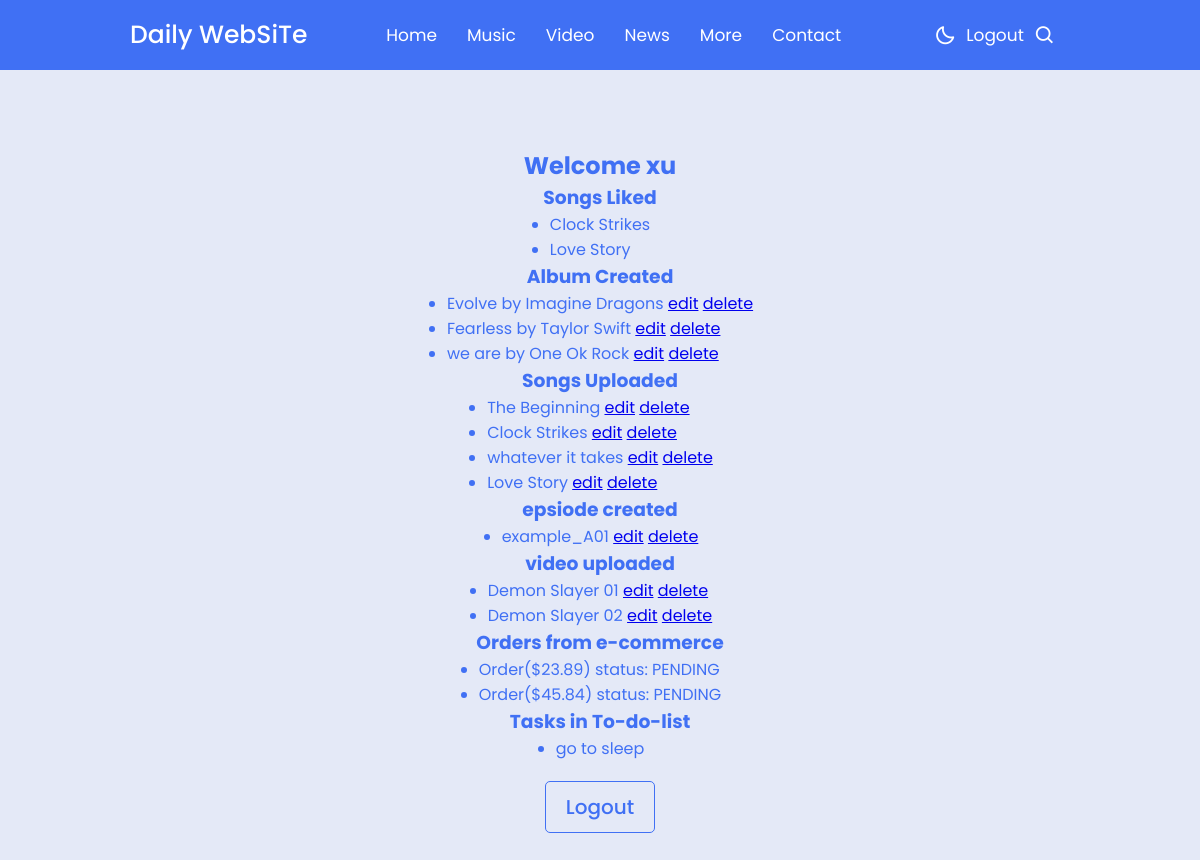
The page /user/1 on the database as committed earlier.
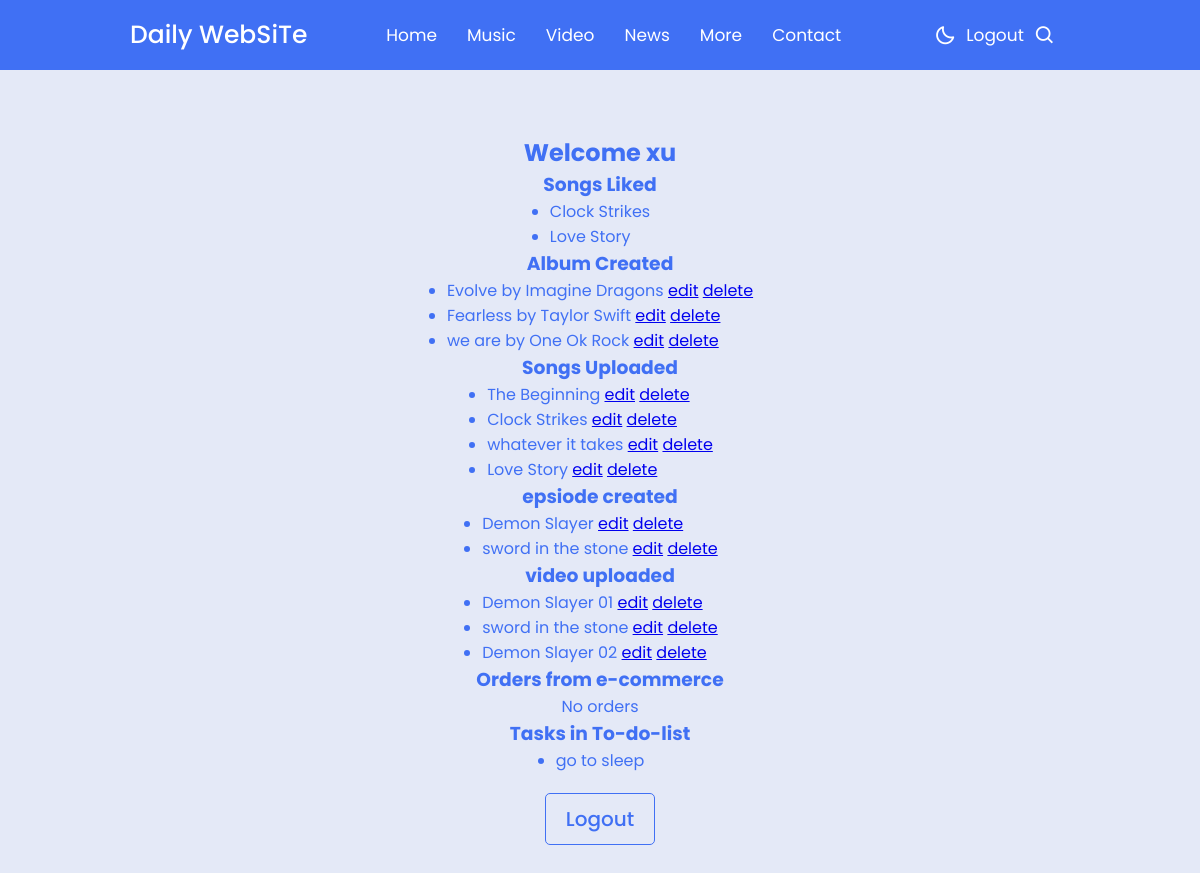
The same page on the database as committed later.
### MyApp/models.py (models this page shows, shortened)
class Like(models.Model):
    Song = models.ForeignKey(Song, on_delete=models.CASCADE)
    user = models.ForeignKey(User, on_delete=models.CASCADE)
    is_private = models.BooleanField(default=True)

class Song(models.Model):
    title = models.CharField(max_length=100)
    artist = models.CharField(max_length=100)
    file = models.FileField(upload_to='songs/')
    cover = models.ImageField(upload_to='Song_covers/', default='Song_cover/default.jpg')
    uploader = models.ForeignKey(User, on_delete=models.CASCADE)
    albums = models.ManyToManyField(Album, related_name='songs', blank=True)
    likes = models.ManyToManyField(User, through='Like', related_name='liked_songs')
    def __str__(self):
        return self.title

class Album(models.Model):
    artist = models.CharField(max_length=250)
    album_title = models.CharField(max_length=500)
    A_cover = models.ImageField(upload_to='Song_covers/', default='Song_cover/default.jpg')
    uploader = models.ForeignKey(User, on_delete=models.CASCADE,default='1')
    class Meta:
        ordering = ['album_title']

class Episode(models.Model):
    ANIME = 'Anime'
    TV_SERIES = 'TV Series'
    MOVIES = 'Movies'
    DOCUMENTARIES = 'Documentaries'
    CATEGORY_CHOICES = (
        (ANIME, 'Anime'),
        (TV_SERIES, 'TV Series'),
        (MOVIES, 'Movies'),
        (DOCUMENTARIES, 'Documentaries'),
    )
    title = models.CharField(max_length=500)
    cover = models.ImageField(upload_to='episode_covers/', default='episode_covers/default.jpg')
    uploader = models.ForeignKey(User, on_delete=models.CASCADE, default=1)
    description = models.TextField(blank=True)
    updated_at = models.DateTimeField(auto_now=True)
    category = models.CharField(max_length=20, choices=CATEGORY_CHOICES, default=MOVIES)
    class Meta:
        ordering = ['title']

class Video(models.Model):
    title = models.CharField(max_length=100)
    file = models.FileField(upload_to='videos/')
    uploader = models.ForeignKey(User, on_delete=models.CASCADE)
    episode = models.ManyToManyField(Episode, related_name='videos', blank=True)
    updated_at = models.DateTimeField(auto_now=True)
    episode_number = models.PositiveSmallIntegerField(default=1)
    class Meta:
        ordering = ['episode_number']

### ecommerce/models.py (models this page shows)
class Order(models.Model):
    STATUS_CHOICES = [
        ('PENDING', 'Pending'),
        ('PROCESSING', 'Processing'),
        ('SHIPPED', 'Shipped'),
        ('DELIVERED', 'Delivered'),
        ('CANCELLED', 'Cancelled'),
    ]
    user = models.ForeignKey(User, on_delete=models.CASCADE)
    customer_name = models.CharField(max_length=255)
    customer_email = models.EmailField()
    shipping_address = models.CharField(max_length=255)
    billing_address = models.CharField(max_length=255)
    total_price = models.DecimalField(max_digits=10, decimal_places=2)
    created_at = models.DateTimeField(auto_now_add=True)
    updated_at = models.DateTimeField(auto_now=True)
    status = models.CharField(max_length=255, choices=STATUS_CHOICES, default='PENDING')

### To_Do_List/models.py (models this page shows)
class Task(models.Model):
    user = models.ForeignKey(User,on_delete=models.CASCADE, null=True, blank=True)
    title = models.CharField(max_length=200)
    description = models.TextField(null=True, blank=True)
    complete= models.BooleanField(default=False)
    created= models.DateTimeField(auto_now_add=True)
    def __str__(self):
        return self.title
    class Meta:
        ordering = ['complete', 'created']

### MyApp/views.py (the view)
# urls.py: path('user/<int:user_id>',views.user,name='user'),
def user(request, user_id):
    user = User.objects.get(id=user_id)
    albums = Album.objects.filter(uploader=user_id)
    songs = Song.objects.filter(uploader=user_id)
    likes = Like.objects.filter(user=user_id)
    episodes = Episode.objects.filter(uploader=user)
    videos = Video.objects.filter(uploader=user)
    orders = Order.objects.filter(user=user_id)
    tasks = Task.objects.filter(user=user_id, complete=False)
    return render(request, 'user.html', {'user': user, 'albums': albums, 'songs': songs,
                                         'likes': likes, 'episodes': episodes, 'videos': videos,
                                         'orders': orders,'tasks': tasks})

### temp/user.html (shortened to what this page needs)
{% load static %}
<!DOCTYPE html>
<html lang="en">
<head>
    <link rel="stylesheet" href="{% static 'style.css' %}">
    <link rel="stylesheet" href="{% static 'swiper-bundle.min.css' %}" />
    <link rel="stylesheet" href="{% static 'index_front_page/Hstyle.css' %}" />
    <link href='https://unpkg.com/boxicons@2.1.1/css/boxicons.min.css' rel='stylesheet'>
</head>
<body>
    <nav>
        <div class="nav-bar">
            <span class="logo navLogo"><a href="{% url 'MyApp:index' %}">Daily WebSiTe</a></span>
            <div class="menu">
                <ul class="nav-links">
                    <li><a href="{% url 'MyApp:index' %}">Home</a></li>
                    <li><a href="{% url 'MyApp:music_index' %}">Music</a></li>
                    <li><a href="{% url 'MyApp:video_index' %}">Video</a></li>
                    <li><a href="{% url 'MyApp:news_page' %}">News</a></li>
                    <li><a href="{% url 'MyApp:more_list' %}">More</a></li>
                    <li><a href="{% url 'MyApp:contact' %}">Contact</a></li>
                </ul>
            </div>
            <div class="darkLight-searchBox">
                <div class="dark-light">
                    <i class='bx bx-moon moon'></i>
                </div>
                <div class="user">
                        <a href="{% url 'MyApp:logout' %}">Logout</a>
                </div>
                <div class="searchBox">
                   <div class="searchToggle">
                    <i class='bx bx-search search'></i>
                   </div>
                </div>
            </div>
        </div>
    </nav>
    <section class="S1" style="margin-top: 90px;">
        <div class="TXT1">
            <h1>Welcome {{ user.username }}</h1>
            <h3>Songs Liked</h3>
            {% if likes.all %}
                <ul>
                    {% for like in likes.all %}
                        <li>{{ like.Song }}</li>
                    {% endfor %}
                </ul>
            {% else %}
                <p>No liked songs</p>
            {% endif %}
            <h3>Album Created</h3>
            {% if albums.all %}
                <ul>
                    {% for album in  albums %}
                <li>{{ album.album_title }} by {{ album.artist }}      <a href="{% url 'MyApp:album_edit' album.id %}">edit</a>    <a href="{% url 'MyApp:album_delete' album.id %}">delete</a></li>
                {% endfor %}
            </ul>
            {% else %}
            <p>No albums found</p>
            {% endif %}
            <h3>Songs Uploaded</h3>
            {% if songs.all %}
                <ul>
                    {% for song in songs.all %}
                        <li>{{ song.title }}    <a href="{% url 'MyApp:song_edit' song.id %}">edit</a>   <a href="{% url 'MyApp:song_delete' song.id %}">delete</a></li>
                    {% endfor %}
                </ul>
            {% else %}
                <p>No uploaded songs</p>
            {% endif %}
            <h3>epsiode created</h3>
            {% if episodes.all %}
                <ul>
                    {% for episode in episodes.all %}
                        <li>{{ episode.title }}    <a href="{% url 'MyApp:episode_edit' episode.id %}">edit</a>   <a href="{% url 'MyApp:episode_delete' episode.id %}">delete</a></li>
                    {% endfor %}
                </ul>
            {% else %}
                <p>No created episodes</p>
            {% endif %}
            <h3>video uploaded</h3>
            {% if videos.all %}
                <ul>
                    {% for video in videos.all %}
                        <li>{{ video.title }}    <a href="{% url 'MyApp:video_edit' video.id %}">edit</a>   <a href="{% url 'MyApp:video_delete' video.id %}">delete</a></li>
                    {% endfor %}
                </ul>
            {% else %}
                <p>No uploaded videos</p>
            {% endif %}
            <h3>Orders from e-commerce</h3>
            {% if orders.all %}
                <ul>
                    {% for order in orders.all %}
                        {% if order.status != 'CANCELLED' and order.status != 'DELIVERED' %}
                            <li>Order(${{ order.total_price }}) status: {{ order.status }}</li>
                        {% endif %}
                    {% endfor %}
                </ul>
            {% else %}
                <p>No orders</p>
            {% endif %}
            <h3>Tasks in To-do-list</h3>
            {% if tasks.all %}
                <ul>
                    {% for task in tasks %}
                        <li>{{task}}</li>
                    {% endfor %}
                </ul>
            {% else %}
                <p>No task</p>
            {% endif %}
            <a class= "logout"href="{% url 'MyApp:logout' %}">Logout</a>
        </div>
    </section>
</body>
</html>

### static/style.css (style rules this page uses)
* { margin: 0; padding: 0; box-sizing: border-box; font-family: 'Poppins', sans-serif; }
:root { --body-color: #E4E9F7; --nav-color: #4070F4; --side-nav: #010718; --text-color: #FFF; --search-bar: #F2F2F2; --search-text: #010718; --ligthForother-nav: #0090FF; }
body { height: 100vh; background-color: var(--body-color); }
nav { position: fixed; top: 0; left: 0; height: 70px; width: 100%; background-color: var(--nav-color); z-index: 100; }
nav .nav-bar { position: relative; height: 100%; max-width: 1000px; width: 100%; background-color: var(--nav-color); margin: 0 auto; padding: 0 30px; display: flex; align-items: center; justify-content: space-between; }
nav .nav-bar .logo a { font-size: 25px; font-weight: 500; color: var(--text-color); text-decoration: none; }
.nav-bar .nav-links { display: flex; align-items: center; }
.nav-bar .nav-links li { margin: 0 5px; list-style: none; }
.nav-links li a { position: relative; font-size: 17px; font-weight: 400; color: var(--text-color); text-decoration: none; padding: 10px; }
.nav-links li a::before { content: ''; position: absolute; left: 50%; bottom: 0; transform: translateX(-50%); height: 6px; width: 6px; border-radius: 50%; background-color: var(--text-color); opacity: 0; transition: all 0.3s ease; }
.nav-bar .darkLight-searchBox { display: flex; align-items: center; }
.darkLight-searchBox .dark-light, .darkLight-searchBox .searchToggle, .darkLight-searchBox .user { height: 40px; width: 40px; display: flex; align-items: center; justify-content: center; margin: 0 5px; }
.dark-light i, .searchToggle i { position: absolute; color: var(--text-color); font-size: 22px; cursor: pointer; transition: all 0.3s ease; }
.user a { position: relative; font-size: 17px; font-weight: 400; color: var(--text-color); text-decoration: none; padding: 10px; }
.user a::before { content: ''; position: absolute; left: 50%; bottom: 0; transform: translateX(-50%); height: 6px; width: 6px; border-radius: 50%; background-color: var(--text-color); opacity: 0; transition: all 0.3s ease; }
.searchBox { position: relative; }

### static/index_front_page/Hstyle.css (style rules this page uses)
* { margin: 0; padding: 0; box-sizing: border-box; font-family: "Poppins", sans-serif; }

### temp/user.html (style rules this page uses)
.S1 { width: 100%; height: 100vh; background-size: cover; background-position: center; background-repeat: no-repeat; display: flex; justify-content: center; align-items: center; }
.TXT1 { width: 100%; height: 100%; display: flex; justify-content: center; align-items: center; flex-direction: column; color:var(--nav-color); }
.logout { color: var(--nav-color); text-decoration: none; font-size: 20px; font-weight: 500; padding: 10px 20px; border: 1px solid var(--nav-color); border-radius: 5px; margin-top: 20px; transition: 0.5s; }

Rows that differ between the two databases and show on the page:
removed Order: total_price "23.89", status "PENDING"
removed Order: total_price "45.84", status "PENDING"
changed Episode: title "example_A01" → "Demon Slayer"
added Episode: title "sword in the stone"
added Video: title "sword in the stone"
Other text that changed with them:
text now shown: "No orders"
